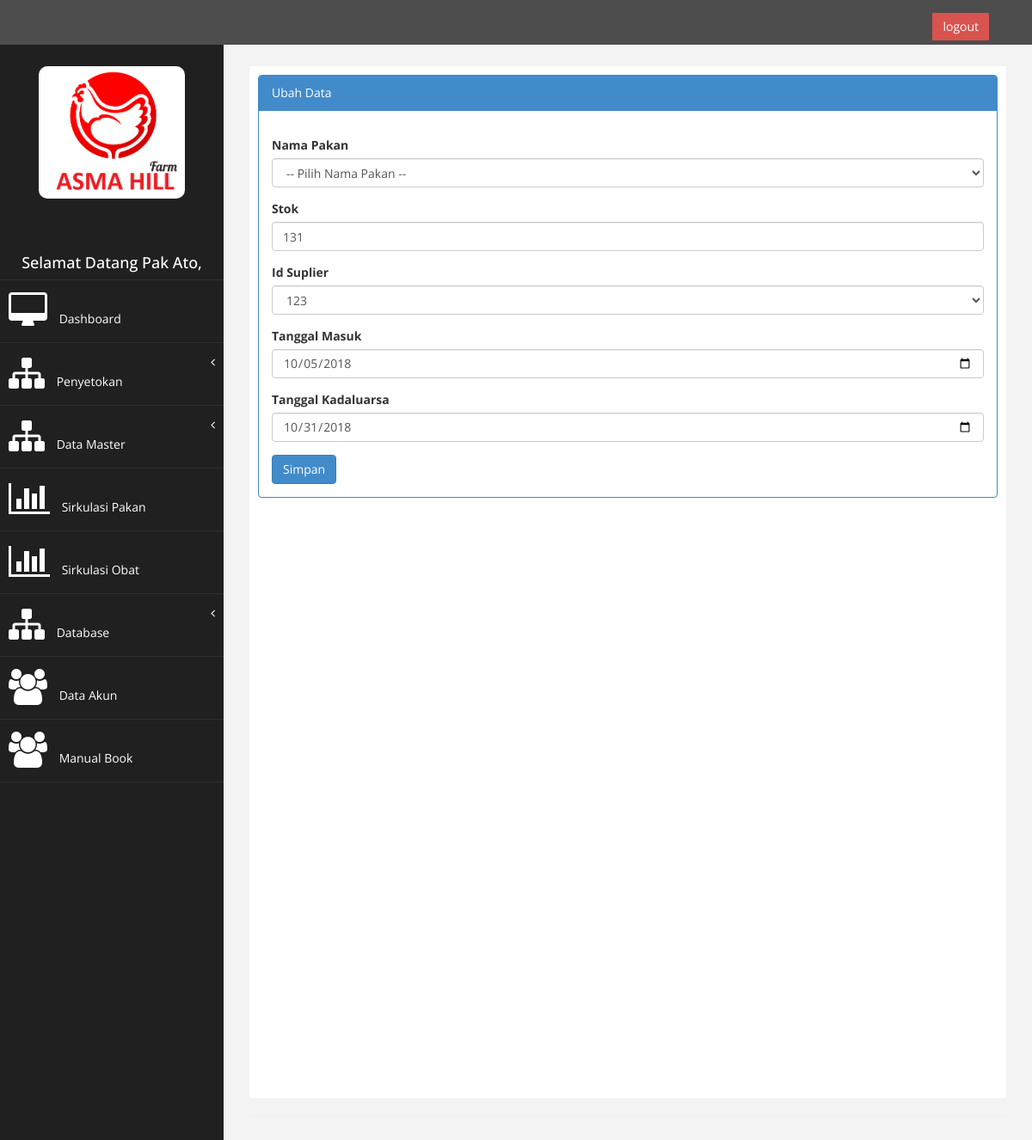
Page /index.php?page=view_pakan&aksi=ubah&id=436 (signed in) on the committed database.
### tables this page shows
CREATE TABLE `tb_pakan` (
  `id_pakan` int(9) NOT NULL AUTO_INCREMENT,
  `nama_pakan` varchar(250) NOT NULL,
  `stok` int(11) NOT NULL,
  `id_suplier` int(5) NOT NULL,
  `id_kategori` int(11) NOT NULL,
  `tgl_masuk` date NOT NULL,
  `tgl_kadaluarsa` date NOT NULL,
  PRIMARY KEY (`id_pakan`),
  KEY `id_suplier` (`id_suplier`),
  CONSTRAINT `tb_pakan_ibfk_1` FOREIGN KEY (`id_suplier`) REFERENCES `tb_suplier` (`id_suplier`) ON DELETE CASCADE ON UPDATE CASCADE
);

### page/data_pakan/ubah.php (the view, shortened to what this page needs)
<?php
$id_pakan = $_GET['id'];
$sql = $koneksi->query("select * from tb_pakan where id_pakan = '$id_pakan'");
$tampil = $sql->fetch_assoc();
?>
<div class="panel panel-primary">
<div class="panel-heading">
	Ubah Data
</div>
 <div class="panel-body">
                            <div class="row">
                                <div class="col-md-12">
                                    <form method="POST" action="?page=view_pakan&aksi=simpan_ubah">
                                        <div class="form-group">
                                            <label>Nama Pakan</label>
<select name="nama_pakan" id="nama_pakan" class="form-control" required> <option value="">-- Pilih Nama Pakan --</option>
      </select>
                                        </div>
                                       <div class="form-group">
                                            <label>Stok</label>
                                          	<input class="form-control" name="stok" type="number" value="<?php echo $tampil['stok']?>"/>
                                        </div>
                                        <div class="form-group">
                                            <label>Id Suplier</label>
<select name="id_suplier" id="id_suplier" class="form-control" required> <option value="<?php echo $tampil['id_suplier']?>"><?php echo $tampil['id_suplier']?></option>
      </select>
                                        </div>
                                        <div class="form-group">
                                            <label>Tanggal Masuk</label>
                                            <input class="form-control" type="date" name="tgl_masuk" value="<?php echo $tampil['tgl_masuk']?>"/>
                                        </div>
                                        <div class="form-group">
                                            <label>Tanggal Kadaluarsa</label>
                                            <input class="form-control" type="date" name="tgl_kadaluarsa" value="<?php echo $tampil['tgl_kadaluarsa']?>"/>
                                        </div>
                                        <div>
                                       			 <input type="submit" name="simpan" value="Simpan" class="btn btn-primary">
     									</div>
					</div>
				</div>
</div>
</div>
</div>

### assets/css/custom.css (style rules this page uses)
body { font-family: 'Open Sans', sans-serif; }

### rows in the picture
tb_pakan: stok "131", id_suplier "123", tgl_masuk "10/05/2018", tgl_kadaluarsa "10/31/2018"

### other values in the picture
$_SESSION['nama'] "Pak Ato"
